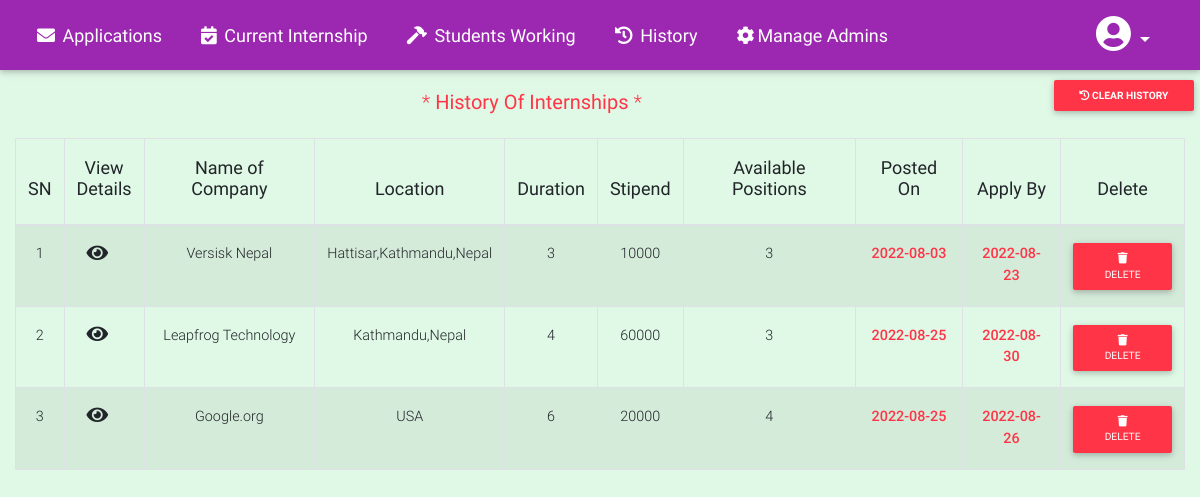
The app's page /admin/internship.php (signed in) with its own data.
### tables this page shows
CREATE TABLE `internships` (
  `id` int(11) NOT NULL,
  `employer_id` int(11) NOT NULL,
  `category` text NOT NULL,
  `postedOn` date NOT NULL DEFAULT current_timestamp(),
  `applyBy` date NOT NULL DEFAULT current_timestamp(),
  `aboutInternship` text NOT NULL DEFAULT 'Not Mentioned',
  `perks` text NOT NULL,
  `duration` int(100) NOT NULL,
  `stipend` varchar(100) NOT NULL DEFAULT 'Not Mentioned',
  `positions` int(11) NOT NULL,
  `whoCanApply` text NOT NULL,
  `featured` tinyint(4) NOT NULL DEFAULT 0,
  `deleted` tinyint(4) NOT NULL DEFAULT 0,
  `interview_date` date DEFAULT NULL,
  `url` varchar(200) NOT NULL
);

CREATE TABLE `employer_account` (
  `employer_id` int(11) NOT NULL,
  `employer_name` varchar(40) NOT NULL,
  `location` varchar(100) NOT NULL,
  `about_company` text NOT NULL
);

### admin/internship.php (the view, shortened to what this page needs)
<?php
require_once('includes/header.php');
$currentdate = date('Y-m-d');
?>
<body>
  <a href="./delete.php?deleteAll=1" class="btn btn-sm btn-danger float-right z-depth-0-20" name = 'deleteall' onclick="return confirm('Are you sure want to delete?')"><i class="fa fa-history" aria-hidden="true"></i><b> Clear History</b></a>
    <h5 class="text-center p-3 text-danger">*<b> History Of Internships </b>*</h5>
    <div class="container-fluid table-responsive">
      <table class="table table-striped table-bordered" style="display: table;">
        <thead>
          <th class="text-center">
            <h5 class="h5-responsive"><b>SN</b></h5>
          </th>
          <th class="text-center">
            <h5 class="h5-responsive"><b>View <br>Details</b></h5>
          </th>
          <th class="text-center">
            <h5 class="h5-responsive"><b>Name of Company</b></h5>
          </th>
          <th class="text-center">
            <h5 class="h5-responsive"><b>Location</b></h5>
          </th>
          <th class="text-center">
            <h5 class="h5-responsive"><b>Duration</b></h5>
          </th>
          <th class="text-center">
            <h5 class="h5-responsive"><b>Stipend</b></h5>
          </th>
          <th class="text-center">
            <h5 class="h5-responsive"><b>Available Positions</b></h5>
          </th>
          <th class="text-center">
            <h5 class="h5-responsive"><b>Posted On</b></h5>
          </th>
          <th class="text-center">
            <h5 class="h5-responsive"><b>Apply By</b></h5>
          </th>
          <th class="text-center">
            <h5 class="h5-responsive"><b>Delete</b></h5>
          </th>
        </thead>
        <tbody>
          <?php
          $sql = "SELECT * FROM internships i INNER JOIN employer_account e ON i.employer_id=e.employer_id AND  interview_date < '$currentdate' AND deleted = 0";
          $internships = $db->query($sql);
          $key = 0;
          ?>
          <?php while ($internship = mysqli_fetch_assoc($internships)) :
            $key++;
          ?>
            <tr>
              <td class="text-center"><?= $key; ?></td>
              <td>
                <a href="details.php?internship=<?= $internship['id']; ?>&history=1"><i class="fas fa-eye fa-lg" style="postion: relative; padding-left: 10px;"></i></a>
              </td>
              <td class="text-center"><?= $internship['employer_name']; ?></td>
              <td class="text-center"><?= $internship['location']; ?></td>
              <td class="text-center"><?= $internship['duration']; ?></td>
              <td class="text-center"><?= $internship['stipend']; ?></td>
              <td class="text-center"><?= $internship['positions']; ?></td>
              <td class="text-center text-danger" style="font-weight: 500;""><?= $internship['postedOn']; ?></td>
              <td class="text-center text-danger" style="font-weight: 500;"><?= $internship['applyBy']; ?></td>
              <td class="text-center "><a class=" delete btn btn-danger btn-sm" onclick="return confirm('Are you sure want to delete?')" href="delete.php?id=<?php echo $internship['id'] ?>"><i class="fas fa-trash"></i> Delete</a></td>
            </tr>
          <?php endwhile; ?>
        </tbody>
      </table>
    </div>
</body>

### admin/includes/header.php (shortened to what this page needs)
<!DOCTYPE html>
<?php require_once 'includes/functions.php';
echo"<link href='../assets/sweetalert.min.css' rel='stylesheet' />
<script src='../assets/sweetalert.min.js'></script>";?>
<html lang="en">
<head>
  <link rel="stylesheet" href="https://use.fontawesome.com/releases/v5.8.2/css/all.css">
  <link href="../css/bootstrap.min.css" rel="stylesheet">
  <link href="../css/mdb.min.css" rel="stylesheet">
  <link href="../css/style.css" rel="stylesheet">
</head>
<body>
  <header>
    <?php
            if(isset($_SESSION['admin_logged_in'])){
              echo
              "<nav class='mb-1 navbar navbar-expand-lg navbar-dark purple' style='height: 70px; font-size:18px;'>
              <div class='collapse navbar-collapse' id='navbarSupportedContent-333'>
                <ul class='navbar-nav mr-auto'>
                  <li class='nav-item'>
                    <a class='nav-link' href='index.php'><i class='fas fa-envelope'></i> Applications</a>
                  </li>
                  <li class='nav-item'>
                    <a class='nav-link' href='insert.php'><i class='fas fa-calendar-check'></i> Current Internship</a>
                  </li>
                  <div class = ''>
                  <li class='nav-item'><a href='studentLocation.php' class='nav-link' style='border-radius: 10em;'><i class='fas fa-hammer'></i> Students Working</a></li></div>
                  <li class='nav-item'>
                    <a class='nav-link' href='internship.php'><i class='fas fa-history'></i> History</a>
                  </li>
                  <li class='nav-item'>
                    <a class='nav-link' href='manageadmins.php'><i class='fas fa-cog'></i>Manage Admins</a>
                  </li>
                </ul>
                <ul class='nav navbar-nav ml-auto'>
                <div class='dropdown show text-white mr-4'>
                  <a style = 'color:white'class=' dropdown-toggle' href='' role='button' id='dropdownMenuLink' data-toggle='dropdown' aria-haspopup='false' aria-expanded='false'>
                    <i class='fas fa-user-circle fa-2x' style = 'color:white'></i>
                  </a>
                </div>
              </ul>
              </nav>";
            }
            ?>
  </header>

### admin/includes/header.php (style rules this page uses)
html body { background-color: #E0F8E6; z-index: 1; }
a { margin: 10px; font-weight: 400; }

### records on screen
internships: employer.employer_name "Versisk Nepal", employer.location "Hattisar,Kathmandu,Nepal", duration "3", stipend "10000", positions "3", postedOn "2022-08-03", applyBy "2022-08-23"
internships: employer.employer_name "Leapfrog Technology", employer.location "Kathmandu,Nepal", duration "4", stipend "60000", positions "3", postedOn "2022-08-25", applyBy "2022-08-30"
internships: employer.employer_name "Google.org", employer.location "USA", duration "6", stipend "20000", positions "4", postedOn "2022-08-25", applyBy "2022-08-26"
